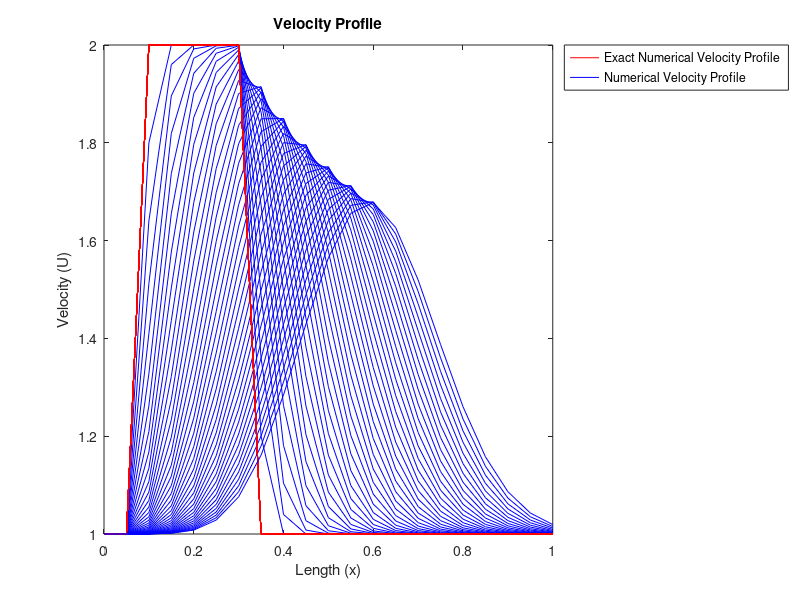
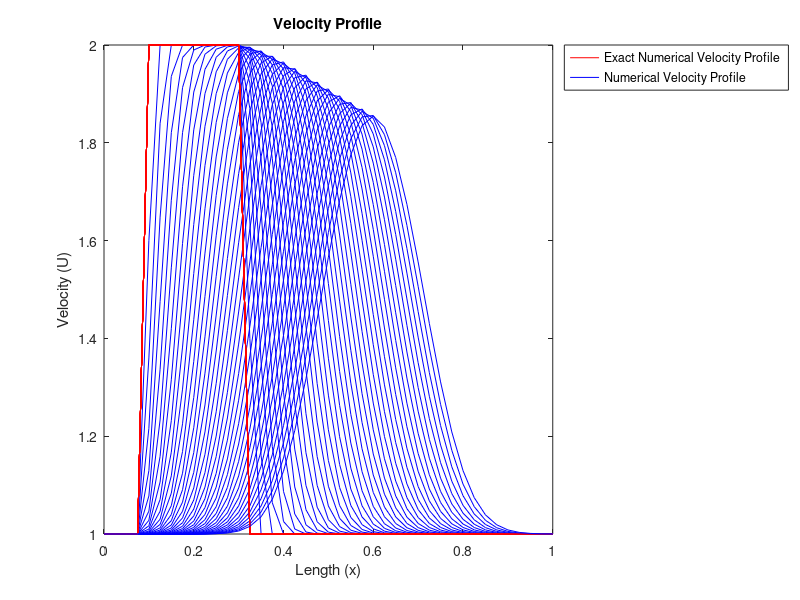
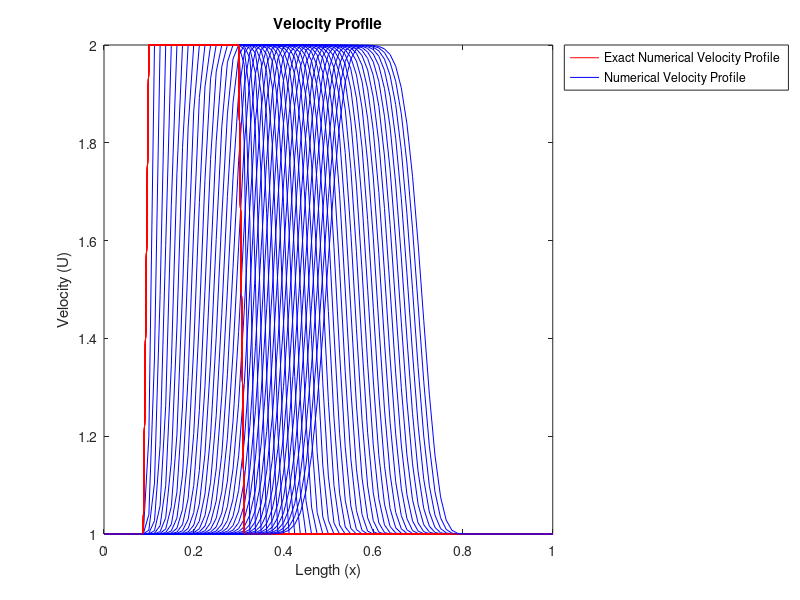
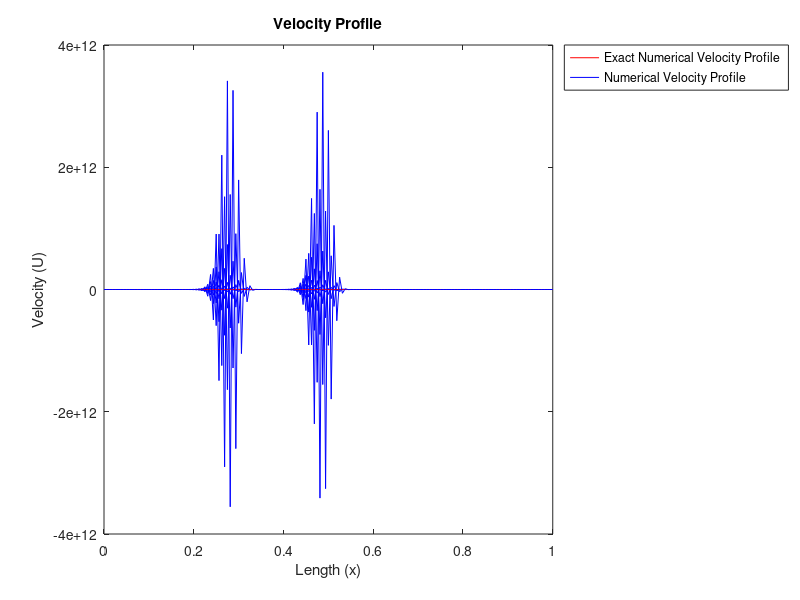

MATLAB code for these plots, in order:
% Example-2 : 1D Linear Convection
clear all; clc

% Velocity is 2m/s in the range x=0.1 to x=0.3 and is
% 1m/s everywhere else.
Xs = 0.1; % Starting point of square wave
Xe = 0.3; % Ending point of square wave

% Simulating based on different grid sizes

% Known Values
Lx = 1; % Length of x-domain
C = 1; % Velocity (1 m/s)
M = [21,41,81,161]; % Number of Grid Points
Err = zeros(size(M)); % Error from each grid size

for j=1:length(M)
    % Calculated Values
    dx = Lx/(M(j)-1); % Grid Size for each "M"
    dt = 0.01; % Time Step
    x = linspace(0,Lx,M(j)); % X-Domain
    lambda = C*dt/dx; % Courant Number
    
    % Initializing Velocity matrix
    U = ones(1,M(j));
    
    % Applying Given conditions
    Ms(j) = round((Xs/dx)+1); % Starting node for square wave
    Me(j) = round((Xe/dx)+1); % Ending node for square qave
    U(:,Ms(j):Me(j)) = 2; % Velocity of wave in x=0.1 to x=0.3 range
    
    U_initial = U; % Initial Velocity
    
    % Computation
    t = 0; % Time
    n = 0; % Iterator
    while t<=0.4
        err = 0; % Error
        U_old = U;
        for i=2:M(j)
            U(1,i) = (1-lambda)*U_old(1,i)+lambda*U_old(1,i-1);
            err = err + power(U(1,i)-U_old(1,i),2); % Error
        end
        err = sqrt(err/M(j)); % Error calculation
        t = t+dt;
        n = n+1; % Iterator
        
        % Plotting
        figure(j);
        plot(x,U_initial,'r-')
        %axis([0 1 0 3])
        hold on
        plot(x,U,'b-')
        xlabel('Length (x)'),ylabel('Velocity (U)')
        title('Velocity Profile')
        legend('Exact Numerical Velocity Profile','Numerical Velocity Profile','Location','northeastoutside')
    end
    Err(j) = err; % Error for each gid size variation
end
